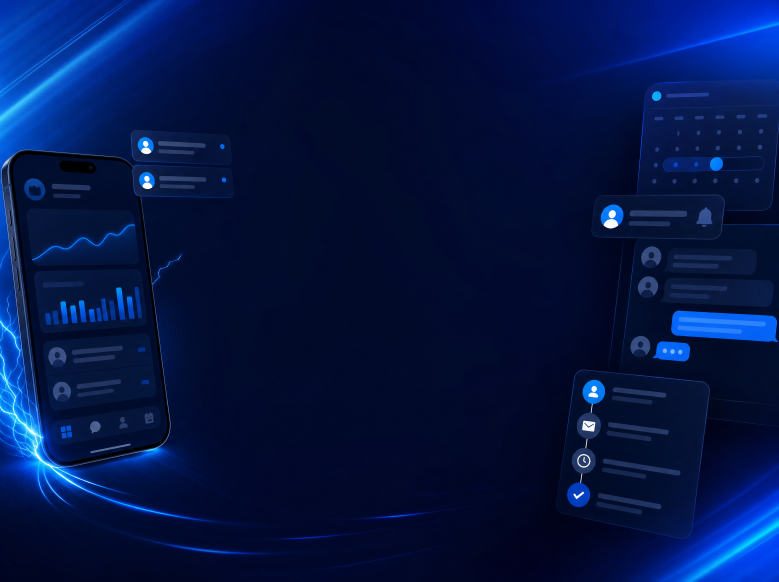
#> input picture 1app/email-ad-posters/higgsfield-1app-saas-ad-background.png, 2336 x 1744 px, found by its file name (shown at 1/3 size)
$ python create_1app_email_posters.py
#> lines starting #> are read from the running program, lines starting #| are printed output that depends on the picture
from pathlib import Path
from PIL import Image, ImageDraw, ImageFont, ImageFilter
import qrcode, zipfile, textwrap, math, os

BASE = Path('/home/maximus/.openclaw/workspace')
OUT = BASE / '1app' / 'email-ad-posters'
OUT.mkdir(parents=True, exist_ok=True)
TRIAL_URL = 'https://api.leadconnectorhq.com/widget/form/vQ2UQ5FjwScLQQJ4DSIG'
LOGO_PATH = BASE / 'use1app.com' / 'logo.png'

W, H = 1080, 1350

FONT_DIRS = [Path('/usr/share/fonts/truetype/dejavu'), Path('/usr/share/fonts/truetype/liberation2')]
def font(name, size):
#> called with name = '-Bold', size = 76
    candidates = [
        f'DejaVuSans{name}.ttf',
        f'LiberationSans{name}.ttf',
    ]
    for d in FONT_DIRS:
        for c in candidates:
            p = d / c
            if p.exists():
                return ImageFont.truetype(str(p), size)
    return ImageFont.load_default()

F_BLACK = font('-Bold', 76)
F_BOLD = font('-Bold', 50)
F_SEMI = font('-Bold', 36)
F_BODY = font('', 34)
F_SMALL = font('', 25)
F_TINY = font('', 20)

POSTERS = [
    {
        'file': '1APP-email-ad-01-missed-calls.png',
        'eyebrow': 'LOCAL BUSINESS OWNERS',
        'headline': 'MISSED CALLS ARE COSTING YOU MONEY.',
        'sub': 'If they call and nobody answers, they are probably calling your competitor next.',
        'bullets': ['Missed call text-back', 'Online booking', 'Fast lead follow-up'],
    },
    {
        'file': '1APP-email-ad-02-customer-gone.png',
        'eyebrow': 'SPEED WINS CUSTOMERS',
        'headline': 'YOUR NEXT CUSTOMER MIGHT ALREADY BE GONE.',
        'sub': 'Slow replies kill good leads. 1APP helps you respond, book, and follow up faster.',
        'bullets': ['Capture every lead', 'Book appointments online', 'Send reminders automatically'],
    },
    {
        'file': '1APP-email-ad-03-one-lead.png',
        'eyebrow': 'SIMPLE MATH',
        'headline': 'ONE MISSED LEAD CAN PAY FOR THE SYSTEM.',
        'sub': 'A single forgotten call, quote request, or follow-up can cost more than the tool that prevents it.',
        'bullets': ['Lead tracking', 'Automated follow-up', 'Review requests'],
    },
    {
        'file': '1APP-email-ad-04-competitor.png',
        'eyebrow': 'BLUNT TRUTH',
        'headline': 'YOUR COMPETITOR ANSWERS FASTER.',
        'sub': 'The business that responds first usually has the best shot at winning the customer.',
        'bullets': ['Instant missed-call SMS', 'Conversations in one place', 'No more messy follow-up'],
    },
    {
        'file': '1APP-email-ad-05-stop-leaks.png',
        'eyebrow': 'STOP THE LEAK',
        'headline': 'STOP LETTING GOOD LEADS DISAPPEAR.',
        'sub': '1APP helps local businesses capture, book, remind, follow up, and request reviews automatically.',
        'bullets': ['More leads answered', 'More appointments booked', 'Less money leaking out'],
    },
]

def rounded_rectangle(draw, box, radius, fill, outline=None, width=1):
    draw.rounded_rectangle(box, radius=radius, fill=fill, outline=outline, width=width)

def make_gradient():
    hf = OUT / 'higgsfield-1app-saas-ad-background.png'
    if hf.exists():
        src = Image.open(hf).convert('RGB')
#> src is the input picture: PIL image 2336x1744 RGB; mean R, G, B 3.5, 21.2, 69.5
        # cover-crop to poster size
        scale = max(W / src.width, H / src.height)
#> scale = 0.774
        src = src.resize((int(src.width * scale), int(src.height * scale)), Image.LANCZOS)
#> src: PIL image 1808x1350 RGB
        left = (src.width - W) // 2
#> left = 364
        top = (src.height - H) // 2
#> top = 0
        im = src.crop((left, top, left + W, top + H))
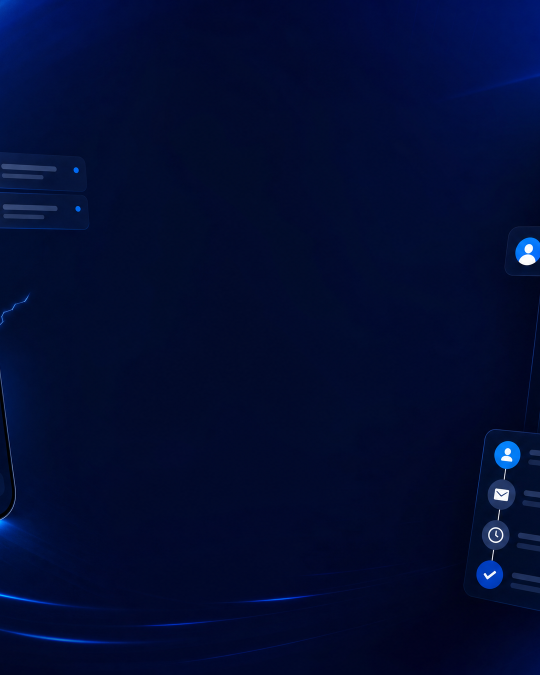
#> im: PIL image 1080x1350 RGB (shown at 1/2 size); mean R, G, B 1.9, 12, 50.1
        tint = Image.new('RGB', (W, H), '#06142b')
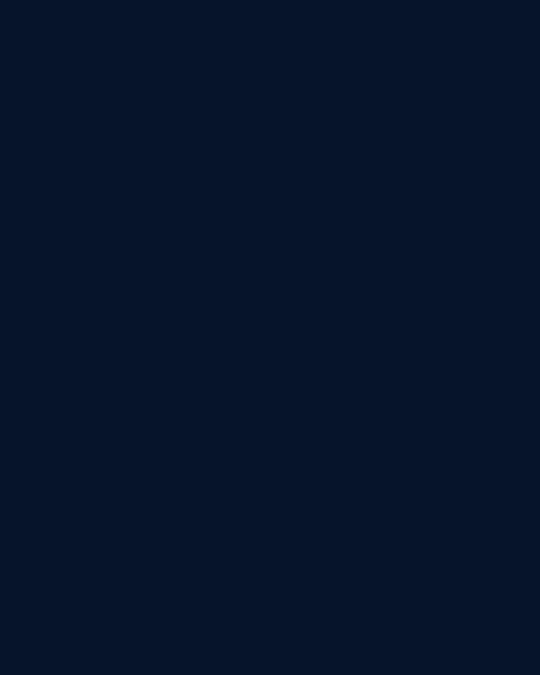
#> tint: PIL image 1080x1350 RGB (shown at 1/2 size); mean R, G, B 6, 20, 43
        im = Image.blend(im, tint, 0.42)
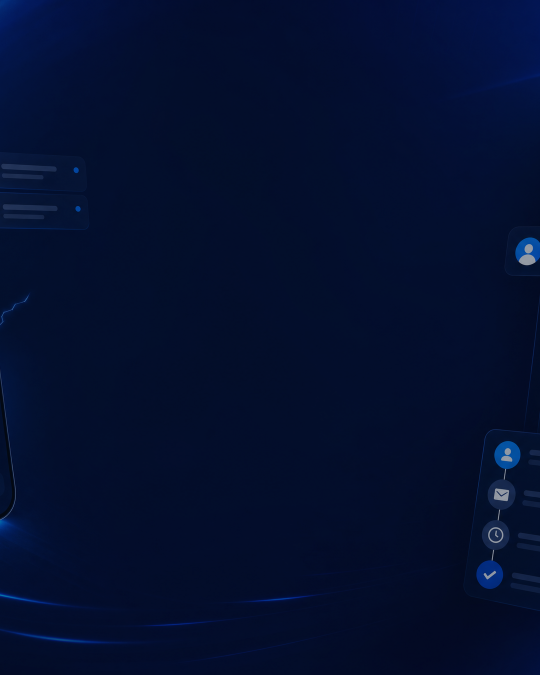
#> im: PIL image 1080x1350 RGB (shown at 1/2 size); mean R, G, B 3.3, 14.9, 46.7
        return im
    im = Image.new('RGB', (W, H), '#07162d')
    pix = im.load()
    for y in range(H):
        for x in range(W):
            nx, ny = x / W, y / H
            r = int(5 + 8*nx + 12*(1-ny))
            g = int(20 + 25*nx + 30*(1-ny))
            b = int(55 + 70*nx + 35*(1-ny))
            d = math.sqrt((nx-0.88)**2 + (ny-0.82)**2)
            glow = max(0, 1 - d/0.55)
            r += int(12*glow); g += int(82*glow); b += int(150*glow)
            pix[x,y] = (min(r,255), min(g,255), min(b,255))
    return im

def wrap_text(draw, text, fnt, max_width):
    words = text.split()
    lines, cur = [], ''
    for word in words:
        test = (cur + ' ' + word).strip()
        if draw.textbbox((0,0), test, font=fnt)[2] <= max_width:
            cur = test
        else:
            if cur: lines.append(cur)
            cur = word
    if cur: lines.append(cur)
    return lines

def draw_centered(draw, lines, y, fnt, fill, spacing=8):
    for line in lines:
        bbox = draw.textbbox((0,0), line, font=fnt)
        x = (W - (bbox[2]-bbox[0]))/2
        draw.text((x,y), line, font=fnt, fill=fill)
        y += (bbox[3]-bbox[1]) + spacing
    return y

def add_logo(im):
    logo = Image.open(LOGO_PATH).convert('RGBA')
    # crop transparent whitespace
    bbox = logo.getbbox()
    if bbox: logo = logo.crop(bbox)
    target_w = 255
    ratio = target_w / logo.width
    logo = logo.resize((target_w, int(logo.height*ratio)), Image.LANCZOS)
    im.alpha_composite(logo, ((W-logo.width)//2, 46))

def make_qr():
    qr = qrcode.QRCode(version=2, box_size=10, border=2)
    qr.add_data(TRIAL_URL)
    qr.make(fit=True)
    img = qr.make_image(fill_color='#06142b', back_color='white').convert('RGBA')
    return img.resize((150,150), Image.NEAREST)

def create_poster(p):
    bg = make_gradient().convert('RGBA')
    # subtle glass cards / app shapes
    overlay = Image.new('RGBA', (W,H), (0,0,0,0))
#> overlay: PIL image 1080x1350 RGBA; every value is 0
    d = ImageDraw.Draw(overlay)
    for i, box in enumerate([(720,240,1030,560),(40,880,360,1190),(725,780,1025,1040)]):
        rounded_rectangle(d, box, 34, (255,255,255,18), (255,255,255,35), 2)
        for j in range(4):
            y = box[1] + 55 + j*58
            rounded_rectangle(d, (box[0]+34,y,box[2]-34,y+24), 12, (52,211,255,40))
    overlay = overlay.filter(ImageFilter.GaussianBlur(0.4))
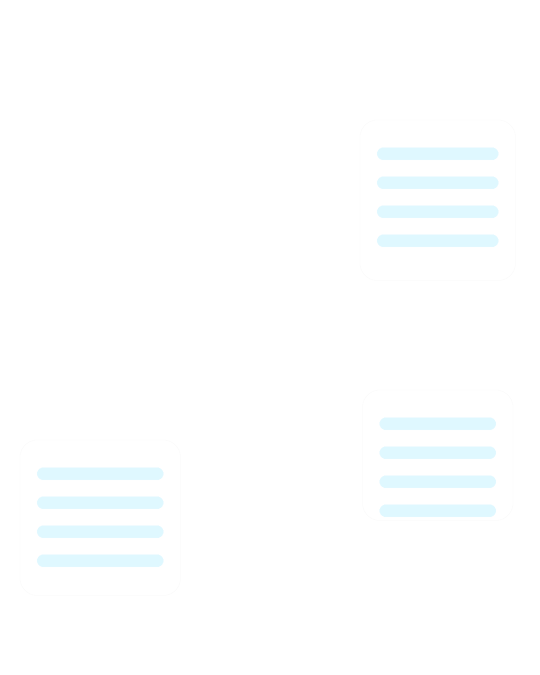
#> overlay: PIL image 1080x1350 RGBA (shown at 1/2 size); mean R, G, B, A 38.2, 46, 48.1, 4.5; transparent parts drawn white
    bg.alpha_composite(overlay)
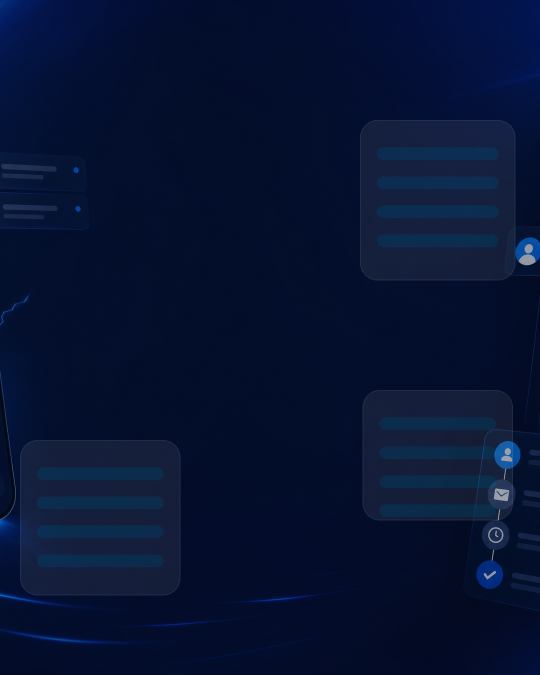
#> bg: PIL image 1080x1350 RGBA (shown at 1/2 size); mean R, G, B, A 6.3, 18.8, 50.4, 255

    draw = ImageDraw.Draw(bg)
    add_logo(bg)

    # eyebrow pill
    eb = p['eyebrow']
    ebbox = draw.textbbox((0,0), eb, font=F_SMALL)
    pill_w = ebbox[2]-ebbox[0]+46
    rounded_rectangle(draw, ((W-pill_w)//2, 205, (W+pill_w)//2, 251), 23, (30, 198, 255, 235))
    draw.text(((W-(ebbox[2]-ebbox[0]))//2, 214), eb, font=F_SMALL, fill='#06142b')

    # main panel
    rounded_rectangle(draw, (70, 300, W-70, 900), 42, (255,255,255,238))
    h_lines = wrap_text(draw, p['headline'], F_BLACK, W-190)
    y = draw_centered(draw, h_lines, 350, F_BLACK, '#06142b', 10)

    sub_lines = wrap_text(draw, p['sub'], F_BODY, W-230)
    y = draw_centered(draw, sub_lines, y+26, F_BODY, '#26344f', 8)

    # bullets
    y += 22
    for b in p['bullets']:
        x = 185
        draw.ellipse((x, y+8, x+18, y+26), fill='#16c8ff')
        draw.text((x+38, y), b, font=F_SEMI, fill='#06142b')
        y += 54

    # CTA button
    rounded_rectangle(draw, (145, 950, W-145, 1048), 49, (20, 200, 255, 255))
    cta = 'START YOUR 30-DAY FREE TRIAL'
    cb = draw.textbbox((0,0), cta, font=F_BOLD)
    draw.text(((W-(cb[2]-cb[0]))//2, 976), cta, font=F_BOLD, fill='#06142b')

    # QR and link
    qr = make_qr()
    rounded_rectangle(draw, (92, 1100, 282, 1290), 22, (255,255,255,245))
    bg.alpha_composite(qr, (112,1120))
    draw.text((320, 1114), 'Scan or click the image in email', font=F_SEMI, fill='white')
    link_lines = wrap_text(draw, TRIAL_URL, F_TINY, 680)
    yy = 1165
    for line in link_lines:
        draw.text((320, yy), line, font=F_TINY, fill='#d8f6ff')
        yy += 26
    footer_lines = wrap_text(draw, '1APP: capture leads, book appointments, follow up automatically.', F_TINY, 680)
    yy = 1230
    for line in footer_lines[:2]:
        draw.text((320, yy), line, font=F_TINY, fill='#ffffff')
        yy += 25

    out = OUT / p['file']
    bg.convert('RGB').save(out, quality=95)
    return out

#> (the run stopped early here; a loop or call above may not have finished)
